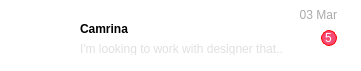
                 <widget class="QWidget" name="widget_4" native="true">
                  <property name="minimumSize">
                   <size>
                    <width>361</width>
                    <height>71</height>
                   </size>
                  </property>
                  <property name="maximumSize">
                   <size>
                    <width>361</width>
                    <height>71</height>
                   </size>
                  </property>
                  <property name="styleSheet">
                   <string notr="true">background-color: rgb(255, 255, 255);
border-radius:28px</string>
                  </property>
                  <layout class="QHBoxLayout" name="horizontalLayout_7">
                   <property name="spacing">
                    <number>4</number>
                   </property>
                   <property name="leftMargin">
                    <number>12</number>
                   </property>
                   <property name="topMargin">
                    <number>4</number>
                   </property>
                   <property name="rightMargin">
                    <number>12</number>
                   </property>
                   <property name="bottomMargin">
                    <number>4</number>
                   </property>
                   <item>
                    <widget class="QWidget" name="widget_5" native="true">
                     <property name="minimumSize">
                      <size>
                       <width>64</width>
                       <height>64</height>
                      </size>
                     </property>
                     <property name="maximumSize">
                      <size>
                       <width>64</width>
                       <height>64</height>
                      </size>
                     </property>
                     <property name="styleSheet">
                      <string notr="true">image: url(:/svg/img/img/image.png);
border:3px solid rgb(255, 255, 255);

border-radius:32px</string>
                     </property>
                    </widget>
                   </item>
                   <item>
                    <layout class="QVBoxLayout" name="verticalLayout_4">
                     <property name="spacing">
                      <number>0</number>
                     </property>
                     <property name="topMargin">
                      <number>4</number>
                     </property>
                     <property name="rightMargin">
                      <number>12</number>
                     </property>
                     <item>
                      <widget class="QLabel" name="label_4">
                       <property name="styleSheet">
                        <string notr="true">color: rgb(169, 169, 169);</string>
                       </property>
                       <property name="text">
                        <string>03 Mar</string>
                       </property>
                       <property name="alignment">
                        <set>Qt::AlignRight|Qt::AlignTrailing|Qt::AlignVCenter</set>
                       </property>
                      </widget>
                     </item>
                     <item>
                      <layout class="QHBoxLayout" name="horizontalLayout_6">
                       <property name="spacing">
                        <number>12</number>
                       </property>
                       <property name="bottomMargin">
                        <number>12</number>
                       </property>
                       <item>
                        <layout class="QVBoxLayout" name="verticalLayout_3">
                         <property name="spacing">
                          <number>8</number>
                         </property>
                         <item>
                          <widget class="QLabel" name="label_2">
                           <property name="font">
                            <font>
                             <weight>75</weight>
                             <bold>true</bold>
                            </font>
                           </property>
                           <property name="text">
                            <string>Camrina</string>
                           </property>
                          </widget>
                         </item>
                         <item>
                          <widget class="QLabel" name="label_3">
                           <property name="styleSheet">
                            <string notr="true">color: rgb(224, 224, 224);</string>
                           </property>
                           <property name="text">
                            <string>I'm looking to work with designer that..</string>
                           </property>
                          </widget>
                         </item>
                        </layout>
                       </item>
                       <item>
                        <widget class="QLabel" name="label_5">
                         <property name="minimumSize">
                          <size>
                           <width>16</width>
                           <height>16</height>
                          </size>
                         </property>
                         <property name="maximumSize">
                          <size>
                           <width>16</width>
                           <height>16</height>
                          </size>
                         </property>
                         <property name="styleSheet">
                          <string notr="true">color: rgb(255, 255, 255);
border:1px solid red;
background-color: rgb(245, 76, 117);
border-radius:8px</string>
                         </property>
                         <property name="text">
                          <string>5</string>
                         </property>
                        </widget>
                       </item>
                      </layout>
                     </item>
                    </layout>
                   </item>
                  </layout>
                 </widget>
